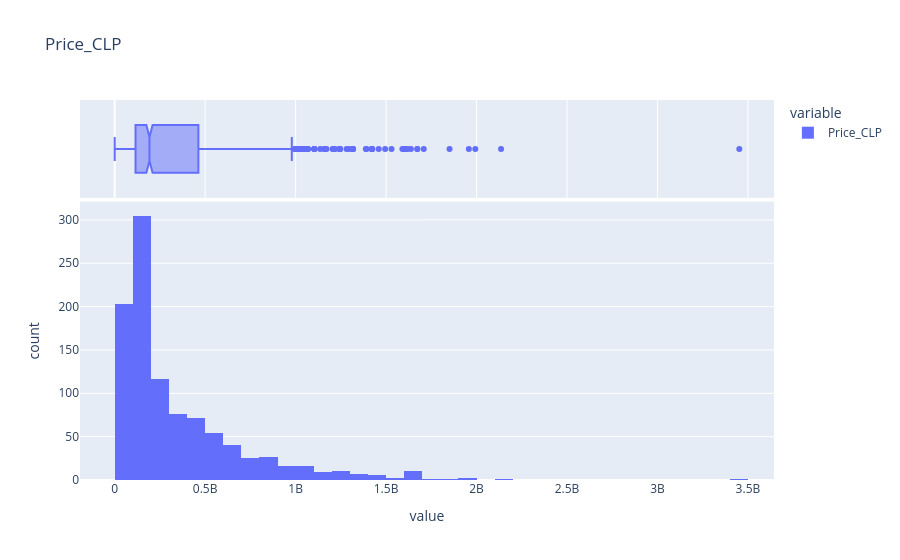
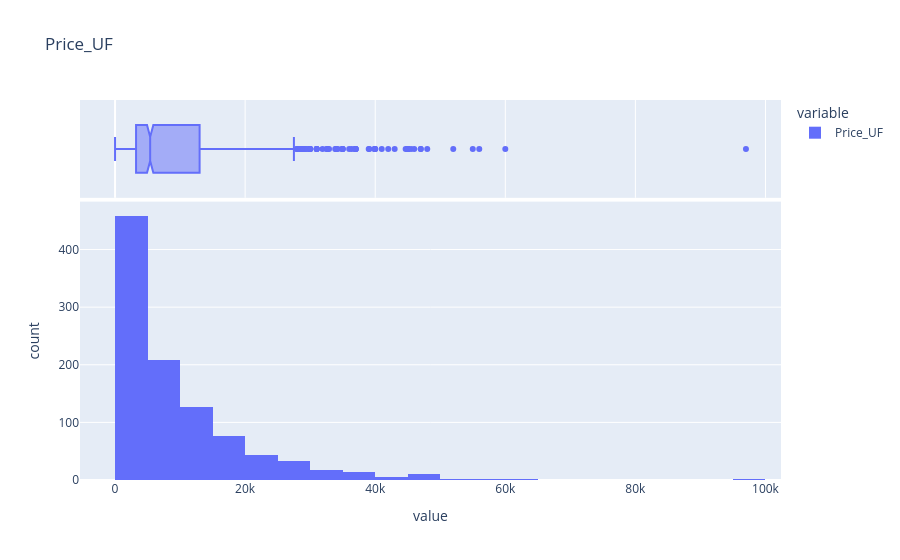
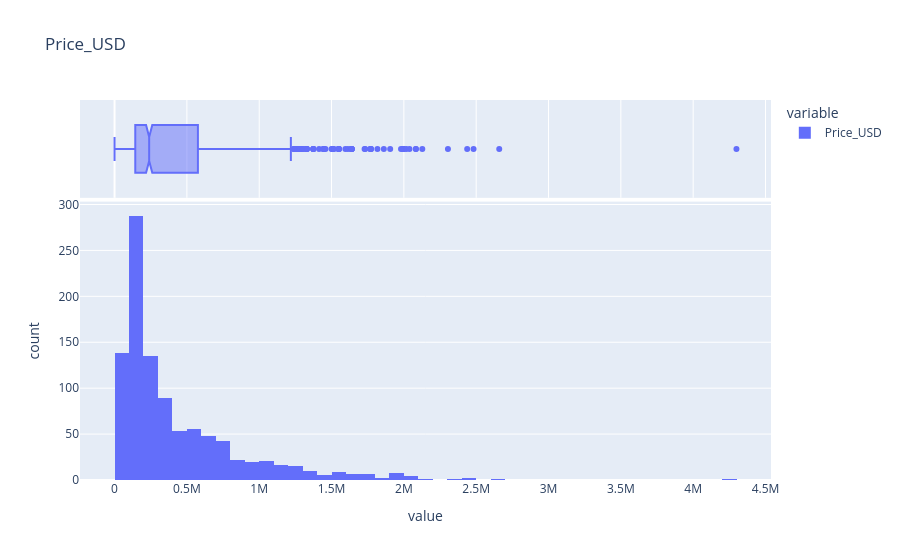
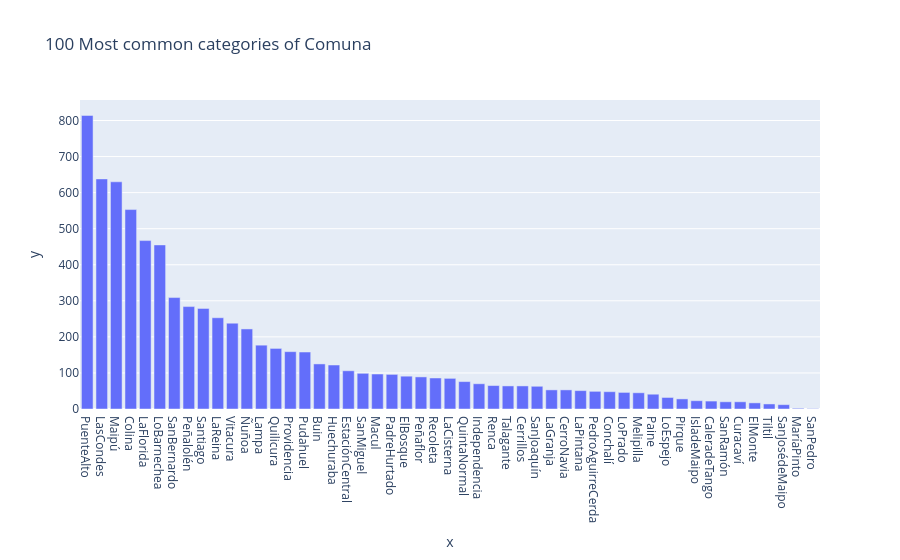

Source (notebook cell) for these figures, in order:
### Code cell
# Inserte acá su código
profile_dataframe(df)

### Figure 1 — Plotly figure (JSON) as saved in the notebook; plotly's stock layout.template omitted (floating-point values rounded to 4 significant figures; data arrays with more than 128 entries replaced by an {"elided": "..."} marker saying what was removed)
{"data": [{"bingroup": "x", "hovertemplate": "variable=Price_CLP<br>value=%{x}<br>count=%{y}<extra></extra>", "legendgroup": "Price_CLP", "marker": {"color": "#636efa", "pattern": {"shape": ""}}, "name": "Price_CLP", "nbinsx": 48, "orientation": "v", "showlegend": true, "type": "histogram", "x": {"elided": "1000 int values"}, "xaxis": "x", "yaxis": "y"}, {"hovertemplate": "variable=Price_CLP<br>value=%{x}<extra></extra>", "legendgroup": "Price_CLP", "marker": {"color": "#636efa"}, "name": "Price_CLP", "notched": true, "showlegend": false, "type": "box", "x": {"elided": "1000 int values"}, "xaxis": "x2", "yaxis": "y2"}], "layout": {"barmode": "relative", "legend": {"title": {"text": "variable"}, "tracegroupgap": 0}, "title": {"text": "Price_CLP"}, "xaxis": {"anchor": "y", "domain": [0, 1], "title": {"text": "value"}}, "xaxis2": {"anchor": "y2", "domain": [0, 1], "matches": "x", "showgrid": true, "showticklabels": false}, "yaxis": {"anchor": "x", "domain": [0, 0.7326], "title": {"text": "count"}}, "yaxis2": {"anchor": "x2", "domain": [0.7426, 1], "matches": "y2", "showgrid": false, "showline": false, "showticklabels": false, "ticks": ""}}}

### Figure 2 — Plotly figure (JSON) as saved in the notebook; plotly's stock layout.template omitted (floating-point values rounded to 4 significant figures; data arrays with more than 128 entries replaced by an {"elided": "..."} marker saying what was removed)
{"data": [{"bingroup": "x", "hovertemplate": "variable=Price_UF<br>value=%{x}<br>count=%{y}<extra></extra>", "legendgroup": "Price_UF", "marker": {"color": "#636efa", "pattern": {"shape": ""}}, "name": "Price_UF", "nbinsx": 48, "orientation": "v", "showlegend": true, "type": "histogram", "x": {"elided": "1000 int values"}, "xaxis": "x", "yaxis": "y"}, {"hovertemplate": "variable=Price_UF<br>value=%{x}<extra></extra>", "legendgroup": "Price_UF", "marker": {"color": "#636efa"}, "name": "Price_UF", "notched": true, "showlegend": false, "type": "box", "x": {"elided": "1000 int values"}, "xaxis": "x2", "yaxis": "y2"}], "layout": {"barmode": "relative", "legend": {"title": {"text": "variable"}, "tracegroupgap": 0}, "title": {"text": "Price_UF"}, "xaxis": {"anchor": "y", "domain": [0, 1], "title": {"text": "value"}}, "xaxis2": {"anchor": "y2", "domain": [0, 1], "matches": "x", "showgrid": true, "showticklabels": false}, "yaxis": {"anchor": "x", "domain": [0, 0.7326], "title": {"text": "count"}}, "yaxis2": {"anchor": "x2", "domain": [0.7426, 1], "matches": "y2", "showgrid": false, "showline": false, "showticklabels": false, "ticks": ""}}}

### Figure 3 — Plotly figure (JSON) as saved in the notebook; plotly's stock layout.template omitted (floating-point values rounded to 4 significant figures; data arrays with more than 128 entries replaced by an {"elided": "..."} marker saying what was removed)
{"data": [{"bingroup": "x", "hovertemplate": "variable=Price_USD<br>value=%{x}<br>count=%{y}<extra></extra>", "legendgroup": "Price_USD", "marker": {"color": "#636efa", "pattern": {"shape": ""}}, "name": "Price_USD", "nbinsx": 48, "orientation": "v", "showlegend": true, "type": "histogram", "x": {"elided": "1000 int values"}, "xaxis": "x", "yaxis": "y"}, {"hovertemplate": "variable=Price_USD<br>value=%{x}<extra></extra>", "legendgroup": "Price_USD", "marker": {"color": "#636efa"}, "name": "Price_USD", "notched": true, "showlegend": false, "type": "box", "x": {"elided": "1000 int values"}, "xaxis": "x2", "yaxis": "y2"}], "layout": {"barmode": "relative", "legend": {"title": {"text": "variable"}, "tracegroupgap": 0}, "title": {"text": "Price_USD"}, "xaxis": {"anchor": "y", "domain": [0, 1], "title": {"text": "value"}}, "xaxis2": {"anchor": "y2", "domain": [0, 1], "matches": "x", "showgrid": true, "showticklabels": false}, "yaxis": {"anchor": "x", "domain": [0, 0.7326], "title": {"text": "count"}}, "yaxis2": {"anchor": "x2", "domain": [0.7426, 1], "matches": "y2", "showgrid": false, "showline": false, "showticklabels": false, "ticks": ""}}}

### Figure 4 — Plotly figure (JSON) as saved in the notebook; plotly's stock layout.template omitted (floating-point values rounded to 4 significant figures)
{"data": [{"hovertemplate": "x=%{x}<br>y=%{y}<extra></extra>", "legendgroup": "", "marker": {"color": "#636efa", "pattern": {"shape": ""}}, "name": "", "orientation": "v", "showlegend": false, "textposition": "auto", "type": "bar", "x": ["PuenteAlto", "LasCondes", "Maipú", "Colina", "LaFlorida", "LoBarnechea", "SanBernardo", "Peñalolén", "Santiago", "LaReina", "Vitacura", "Ñuñoa", "Lampa", "Quilicura", "Providencia", "Pudahuel", "Buin", "Huechuraba", "EstaciónCentral", "SanMiguel", "Macul", "PadreHurtado", "ElBosque", "Peñaflor", "Recoleta", "LaCisterna", "QuintaNormal", "Independencia", "Renca", "Talagante", "Cerrillos", "SanJoaquín", "LaGranja", "CerroNavia", "LaPintana", "PedroAguirreCerda", "Conchalí", "LoPrado", "Melipilla", "Paine", "LoEspejo", "Pirque", "IsladeMaipo", "CaleradeTango", "SanRamón", "Curacaví", "ElMonte", "Tiltil", "SanJosédeMaipo", "MaríaPinto", "SanPedro"], "xaxis": "x", "y": [814, 638, 630, 553, 467, 455, 309, 284, 279, 253, 238, 222, 177, 168, 159, 158, 125, 122, 106, 99, 97, 96, 91, 89, 86, 85, 76, 70, 65, 64, 64, 63, 53, 53, 51, 49, 48, 46, 45, 41, 32, 28, 23, 22, 20, 20, 17, 14, 12, 2, 1], "yaxis": "y"}], "layout": {"barmode": "relative", "legend": {"tracegroupgap": 0}, "title": {"text": "100 Most common categories of Comuna"}, "xaxis": {"anchor": "y", "domain": [0, 1], "title": {"text": "x"}}, "yaxis": {"anchor": "x", "domain": [0, 1], "title": {"text": "y"}}}}
